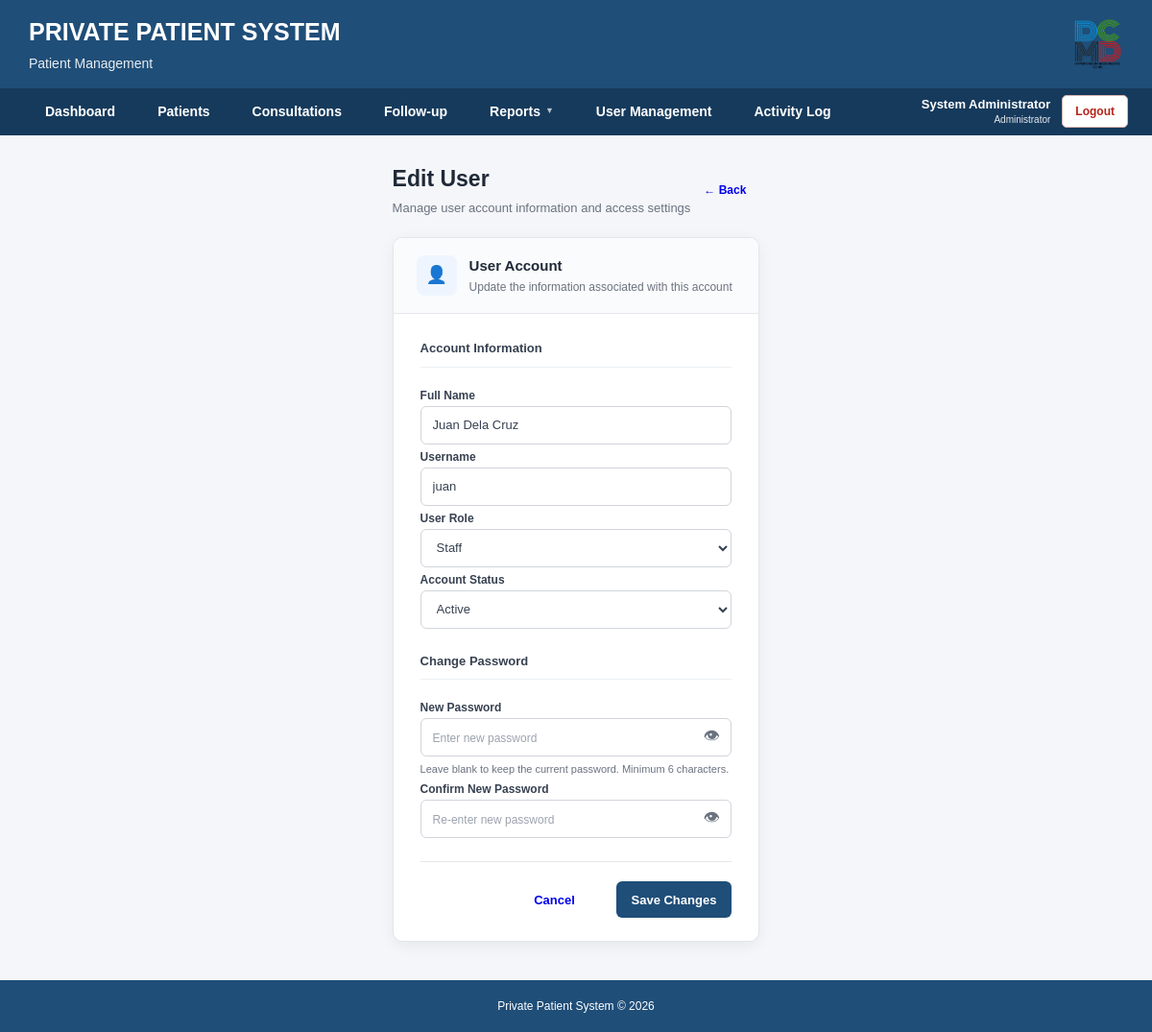
Page /users/edit.php?id=2 (signed in) on the committed database.
### tables this page shows
CREATE TABLE IF NOT EXISTS `users` (
  `id` int(11) NOT NULL AUTO_INCREMENT,
  `username` varchar(50) NOT NULL,
  `password` varchar(255) NOT NULL,
  `full_name` varchar(100) NOT NULL,
  `role` varchar(30) NOT NULL DEFAULT 'Staff',
  `is_active` tinyint(1) NOT NULL DEFAULT '1',
  `created_at` timestamp NOT NULL DEFAULT CURRENT_TIMESTAMP,
  PRIMARY KEY (`id`),
  UNIQUE KEY `username` (`username`)
);

### users/edit.php (the view, shortened to what this page needs)
<?php
require_once "../config/database.php";
$id = isset($_GET['id']) ? intval($_GET['id']) : 0;
$sql = "
    SELECT id, username, full_name, role, is_active
    FROM users
    WHERE id = ?
    LIMIT 1
";
$stmt = $conn->prepare($sql);
$stmt->bind_param("i", $id);
$stmt->execute();
$result = $stmt->get_result();
$user = $result->fetch_assoc();
require_once "../includes/header.php";
require_once "../includes/navigation.php";
?>
<div class="user-edit-wrapper">
    <div class="user-page-header">
        <div>
            <h2 class="user-page-title">
                Edit User
            </h2>
            <div class="user-page-subtitle">
                Manage user account information and access settings
            </div>
        </div>
        <a
            href="index.php"
            class="btn btn-outline-secondary user-back-btn"
        >
            ← Back
        </a>
    </div>
    <div class="user-edit-card">
        <div class="user-edit-header">
            <div class="user-icon">
                👤
            </div>
            <div>
                <div class="user-edit-header-title">
                    User Account
                </div>
                <div class="user-edit-header-subtitle">
                    Update the information associated with this account
                </div>
            </div>
        </div>
        <div class="user-edit-body">
            <form
                method="POST"
                action="update.php"
                id="editUserForm"
            >
                <div class="form-section">
                    <div class="form-section-title">
                        Account Information
                    </div>
                    <div class="row g-3">
                        <div class="col-md-6">
                            <label class="form-label">
                                Full Name
                            </label>
                            <input
                                type="text"
                                name="full_name"
                                class="form-control"
                                value="<?php echo htmlspecialchars($user['full_name']); ?>"
                                placeholder="Enter full name"
                                required
                            >
                        </div>
                        <div class="col-md-6">
                            <label class="form-label">
                                Username
                            </label>
                            <input
                                type="text"
                                name="username"
                                class="form-control"
                                value="<?php echo htmlspecialchars($user['username']); ?>"
                                placeholder="Enter username"
                                required
                            >
                        </div>
                        <div class="col-md-6">
                            <label class="form-label">
                                User Role
                            </label>
                            <select
                                name="role"
                                class="form-select"
                                required
                            >
                                <option
                                    value="Staff"
                                    <?php
                                    echo ($user['role'] === 'Staff')
                                        ? 'selected'
                                        : '';
                                    ?>
                                >
                                    Staff
                                </option>
                            </select>
                        </div>
                        <div class="col-md-6">
                            <label class="form-label">
                                Account Status
                            </label>
                            <select
                                name="is_active"
                                class="form-select"
                                required
                            >
                                <option
                                    value="1"
                                    <?php
                                    echo ($user['is_active'] == 1)
                                        ? 'selected'
                                        : '';
                                    ?>
                                >
                                    Active
                                </option>
                            </select>
                        </div>
                    </div>
                </div>
                <div class="form-section">
                    <div class="form-section-title">
                        Change Password
                    </div>
                    <div class="row g-3">
                        <div class="col-md-6">
                            <label class="form-label">
                                New Password
                            </label>
                            <div class="password-field">
                                <input
                                    type="password"
                                    name="password"
                                    id="password"
                                    class="form-control password-input"
                                    minlength="6"
                                    placeholder="Enter new password"
                                >
                                <button
                                    type="button"
                                    class="password-eye"
                                    id="passwordToggle"
                                    aria-label="Show password"
                                    title="Show password"
                                >
                                    👁
                                </button>
                            </div>
                            <div class="password-note">
                                Leave blank to keep the current password.
                                Minimum 6 characters.
                            </div>
                        </div>
                        <div class="col-md-6">
                            <label class="form-label">
                                Confirm New Password
                            </label>
                            <div class="password-field">
                                <input
                                    type="password"
                                    name="confirm_password"
                                    id="confirm_password"
                                    class="form-control password-input"
                                    minlength="6"
                                    placeholder="Re-enter new password"
                                >
                                <button
                                    type="button"
                                    class="password-eye"
                                    id="confirmPasswordToggle"
                                    aria-label="Show password"
                                    title="Show password"
                                >
                                    👁
                                </button>
                            </div>
                        </div>
                    </div>
                </div>
                <div class="user-form-actions">
                    <a
                        href="index.php"
                        class="btn btn-light border"
                    >
                        Cancel
                    </a>
                    <button
                        type="submit"
                        class="btn btn-primary"
                    >
                        Save Changes
                    </button>
                </div>
            </form>
        </div>
    </div>
</div>
<?php
require_once "../includes/footer.php";
?>

### css/style.css (style rules this page uses)
* { box-sizing: border-box; margin: 0; padding: 0; }
html, body { min-height: 100%; }
body { font-family: Arial, Helvetica, sans-serif; background: #f4f6f9; color: #333; line-height: 1.5; min-height: 100vh; display: flex; flex-direction: column; }
.btn { display: inline-flex; align-items: center; justify-content: center; min-height: 38px; padding: 9px 16px; border-radius: 5px; border: none; text-decoration: none; cursor: pointer; font-size: 13px; font-weight: 600; transition: 0.2s ease; white-space: nowrap; }
.btn-primary { background: #1f4e78; color: white; }
input, select, textarea { width: 100%; padding: 10px 12px; border: 1px solid #ced4da; border-radius: 5px; font-family: Arial, Helvetica, sans-serif; font-size: 14px; background: white; }

### users/edit.php (style rules this page uses)
.user-edit-wrapper { max-width: 900px; margin: 0 auto; padding: 28px 20px 40px; }
.user-page-header { display: flex; justify-content: space-between; align-items: center; margin-bottom: 20px; }
.user-page-title { margin: 0; font-size: 23px; font-weight: 700; color: #1f2937; }
.user-page-subtitle { margin-top: 4px; color: #6b7280; font-size: 13px; }
.user-back-btn { font-size: 12px; font-weight: 600; border-radius: 6px; padding: 8px 14px; }
.user-edit-card { background: #ffffff; border: 1px solid #e2e6eb; border-radius: 10px; box-shadow: 0 4px 16px rgba(0, 0, 0, 0.06); overflow: hidden; }
.user-edit-header { padding: 18px 24px; background: #fafbfc; border-bottom: 1px solid #e5e7eb; display: flex; align-items: center; gap: 13px; }
.user-icon { width: 42px; height: 42px; border-radius: 8px; background: #eef5ff; color: #2563eb; display: flex; align-items: center; justify-content: center; font-size: 18px; }
.user-edit-header-title { font-size: 15px; font-weight: 700; color: #1f2937; }
.user-edit-header-subtitle { font-size: 12px; color: #6b7280; margin-top: 2px; }
.user-edit-body { padding: 26px 28px 24px; }
.form-section { margin-bottom: 24px; }
.form-section-title { font-size: 13px; font-weight: 700; color: #374151; padding-bottom: 9px; margin-bottom: 16px; border-bottom: 1px solid #edf0f3; }
.user-edit-body .form-label { font-size: 12px !important; font-weight: 600 !important; color: #374151 !important; margin-bottom: 6px !important; }
.user-edit-body .form-control, .user-edit-body .form-select { min-height: 40px; border: 1px solid #d1d5db !important; border-radius: 6px !important; font-size: 13px !important; color: #374151; background-color: #ffffff; box-shadow: none !important; transition: border-color 0.15s ease, box-shadow 0.15s ease; }
.user-edit-body .form-control::placeholder { color: #9ca3af; font-size: 12px; }
.password-field { position: relative; width: 100%; }
.password-input { padding-right: 45px !important; }
.password-eye { position: absolute; right: 0; top: 0; width: 42px; height: 40px; border: 0; background: transparent; color: #6b7280; display: flex; align-items: center; justify-content: center; cursor: pointer; font-size: 17px; padding: 0; z-index: 5; transition: color 0.15s ease, background-color 0.15s ease; }
.password-note { font-size: 11px; color: #6b7280; margin-top: 6px; line-height: 1.4; }
.user-form-actions { display: flex; justify-content: flex-end; align-items: center; gap: 9px; padding-top: 20px; margin-top: 24px; border-top: 1px solid #e5e7eb; }
.user-form-actions .btn { min-width: 110px; height: 38px; font-size: 13px; font-weight: 600; border-radius: 6px; }

### rows in the picture
users: full_name "Juan Dela Cruz", username "juan", role "Staff", is_active "Active"

### other values in the picture
$pageSubtitle "Patient Management"
$loggedInName "System Administrator"
$loggedInRole "Administrator"
